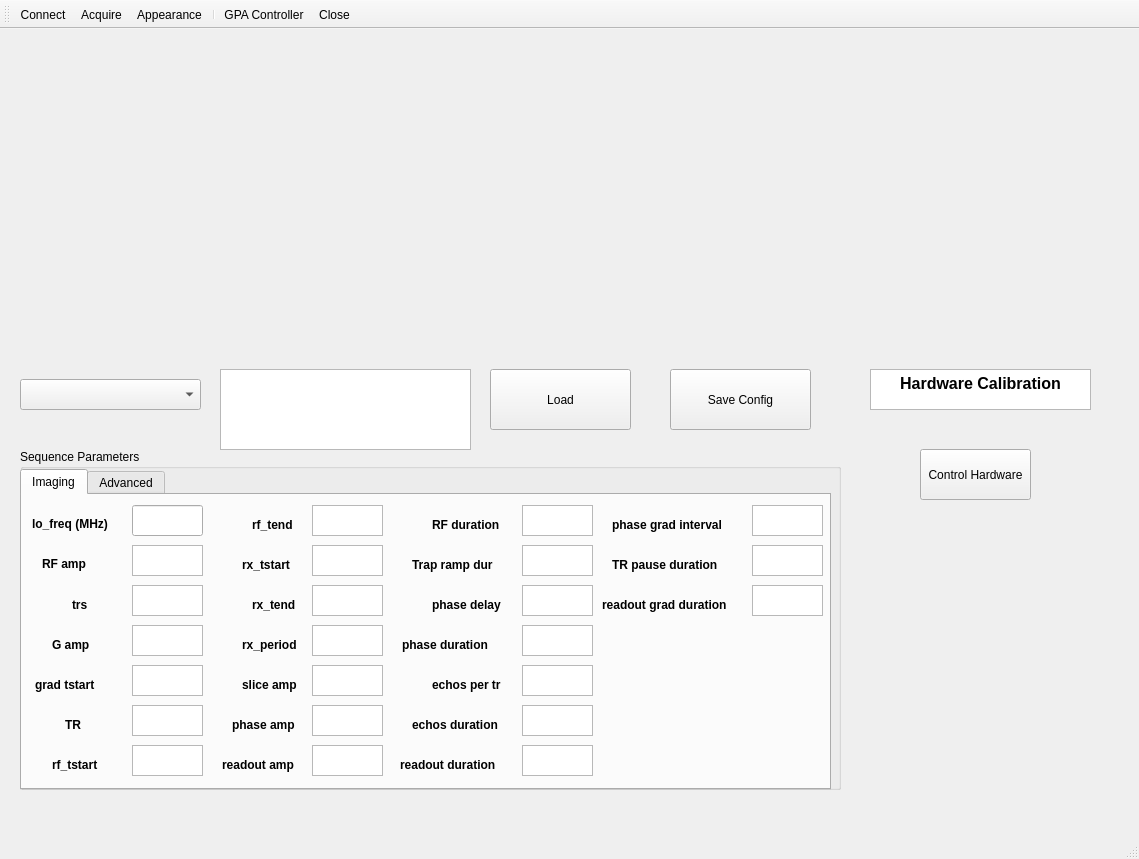
<?xml version="1.0" encoding="UTF-8"?>
<ui version="4.0">
 <class>MainWindow</class>
 <widget class="QMainWindow" name="MainWindow">
  <property name="geometry">
   <rect>
    <x>0</x>
    <y>0</y>
    <width>1139</width>
    <height>859</height>
   </rect>
  </property>
  <property name="windowTitle">
   <string>MainWindow</string>
  </property>
  <widget class="QWidget" name="centralwidget">
   <widget class="QPushButton" name="pushButton_load">
    <property name="geometry">
     <rect>
      <x>490</x>
      <y>340</y>
      <width>141</width>
      <height>61</height>
     </rect>
    </property>
    <property name="text">
     <string>Load</string>
    </property>
   </widget>
   <widget class="QPushButton" name="pushButton_save">
    <property name="geometry">
     <rect>
      <x>670</x>
      <y>340</y>
      <width>141</width>
      <height>61</height>
     </rect>
    </property>
    <property name="text">
     <string>Save Config</string>
    </property>
   </widget>
   <widget class="QComboBox" name="comboBox_seq">
    <property name="geometry">
     <rect>
      <x>20</x>
      <y>350</y>
      <width>181</width>
      <height>31</height>
     </rect>
    </property>
   </widget>
   <widget class="QTextEdit" name="textEdit">
    <property name="geometry">
     <rect>
      <x>870</x>
      <y>340</y>
      <width>221</width>
      <height>41</height>
     </rect>
    </property>
    <property name="html">
     <string>&lt;!DOCTYPE HTML PUBLIC &quot;-//W3C//DTD HTML 4.0//EN&quot; &quot;http://www.w3.org/TR/REC-html40/strict.dtd&quot;&gt;
&lt;html&gt;&lt;head&gt;&lt;meta name=&quot;qrichtext&quot; content=&quot;1&quot; /&gt;&lt;style type=&quot;text/css&quot;&gt;
p, li { white-space: pre-wrap; }
&lt;/style&gt;&lt;/head&gt;&lt;body style=&quot; font-family:'Sans Serif'; font-size:9pt; font-weight:400; font-style:normal;&quot;&gt;
&lt;p align=&quot;center&quot; style=&quot; margin-top:0px; margin-bottom:0px; margin-left:0px; margin-right:0px; -qt-block-indent:0; text-indent:0px;&quot;&gt;&lt;span style=&quot; font-family:'Noto Sans'; font-size:12pt; font-weight:600;&quot;&gt;Hardware Calibration&lt;/span&gt;&lt;/p&gt;&lt;/body&gt;&lt;/html&gt;</string>
    </property>
   </widget>
   <widget class="QPushButton" name="pushButton_ctrlHardware">
    <property name="geometry">
     <rect>
      <x>920</x>
      <y>420</y>
      <width>111</width>
      <height>51</height>
     </rect>
    </property>
    <property name="text">
     <string>Control Hardware</string>
    </property>
   </widget>
   <widget class="QGroupBox" name="groupBox_SeqParams">
    <property name="geometry">
     <rect>
      <x>20</x>
      <y>420</y>
      <width>821</width>
      <height>341</height>
     </rect>
    </property>
    <property name="title">
     <string>Sequence Parameters</string>
    </property>
    <widget class="QTabWidget" name="tabWidget_Seq">
     <property name="geometry">
      <rect>
       <x>0</x>
       <y>20</y>
       <width>811</width>
       <height>321</height>
      </rect>
     </property>
     <property name="currentIndex">
      <number>0</number>
     </property>
     <widget class="QWidget" name="tab_3">
      <attribute name="title">
       <string>Imaging</string>
      </attribute>
      <widget class="QLabel" name="label_TR">
       <property name="geometry">
        <rect>
         <x>43</x>
         <y>220</y>
         <width>31</width>
         <height>20</height>
        </rect>
       </property>
       <property name="font">
        <font>
         <weight>75</weight>
         <bold>true</bold>
        </font>
       </property>
       <property name="text">
        <string>TR</string>
       </property>
      </widget>
      <widget class="QLabel" name="label_loFreq">
       <property name="geometry">
        <rect>
         <x>10</x>
         <y>20</y>
         <width>101</width>
         <height>17</height>
        </rect>
       </property>
       <property name="font">
        <font>
         <weight>75</weight>
         <bold>true</bold>
        </font>
       </property>
       <property name="text">
        <string>lo_freq (MHz)</string>
       </property>
      </widget>
      <widget class="QTextEdit" name="textEdit_rfDur">
       <property name="geometry">
        <rect>
         <x>500</x>
         <y>10</y>
         <width>71</width>
         <height>31</height>
        </rect>
       </property>
      </widget>
      <widget class="QTextEdit" name="textEdit_phDelay">
       <property name="geometry">
        <rect>
         <x>500</x>
         <y>90</y>
         <width>71</width>
         <height>31</height>
        </rect>
       </property>
      </widget>
      <widget class="QTextEdit" name="textEdit_rxTstart">
       <property name="geometry">
        <rect>
         <x>290</x>
         <y>50</y>
         <width>71</width>
         <height>31</height>
        </rect>
       </property>
      </widget>
      <widget class="QTextEdit" name="textEdit_Gamp">
       <property name="geometry">
        <rect>
         <x>110</x>
         <y>130</y>
         <width>71</width>
         <height>31</height>
        </rect>
       </property>
      </widget>
      <widget class="QLabel" name="label_Shimx">
       <property name="geometry">
        <rect>
         <x>410</x>
         <y>20</y>
         <width>91</width>
         <height>20</height>
        </rect>
       </property>
       <property name="font">
        <font>
         <weight>75</weight>
         <bold>true</bold>
        </font>
       </property>
       <property name="text">
        <string>RF duration</string>
       </property>
      </widget>
      <widget class="QLabel" name="label_rfTstart">
       <property name="geometry">
        <rect>
         <x>30</x>
         <y>260</y>
         <width>61</width>
         <height>20</height>
        </rect>
       </property>
       <property name="font">
        <font>
         <weight>75</weight>
         <bold>true</bold>
        </font>
       </property>
       <property name="text">
        <string>rf_tstart</string>
       </property>
      </widget>
      <widget class="QLabel" name="label_phaseDur">
       <property name="geometry">
        <rect>
         <x>380</x>
         <y>140</y>
         <width>111</width>
         <height>20</height>
        </rect>
       </property>
       <property name="font">
        <font>
         <weight>75</weight>
         <bold>true</bold>
        </font>
       </property>
       <property name="text">
        <string>phase duration</string>
       </property>
      </widget>
      <widget class="QTextEdit" name="textEdit_gradTstart">
       <property name="geometry">
        <rect>
         <x>110</x>
         <y>170</y>
         <width>71</width>
         <height>31</height>
        </rect>
       </property>
      </widget>
      <widget class="QLabel" name="label_rfTend">
       <property name="geometry">
        <rect>
         <x>230</x>
         <y>20</y>
         <width>51</width>
         <height>20</height>
        </rect>
       </property>
       <property name="font">
        <font>
         <weight>75</weight>
         <bold>true</bold>
        </font>
       </property>
       <property name="text">
        <string>rf_tend</string>
       </property>
      </widget>
      <widget class="QTextEdit" name="textEdit_trapRampDur">
       <property name="geometry">
        <rect>
         <x>500</x>
         <y>50</y>
         <width>71</width>
         <height>31</height>
        </rect>
       </property>
      </widget>
      <widget class="QTextEdit" name="textEdit_phAmp">
       <property name="geometry">
        <rect>
         <x>290</x>
         <y>210</y>
         <width>71</width>
         <height>31</height>
        </rect>
       </property>
      </widget>
      <widget class="QTextEdit" name="textEdit_phDur">
       <property name="geometry">
        <rect>
         <x>500</x>
         <y>130</y>
         <width>71</width>
         <height>31</height>
        </rect>
       </property>
      </widget>
      <widget class="QTextEdit" name="textEdit_rdAmp">
       <property name="geometry">
        <rect>
         <x>290</x>
         <y>250</y>
         <width>71</width>
         <height>31</height>
        </rect>
       </property>
      </widget>
      <widget class="QLabel" name="label_phDelay">
       <property name="geometry">
        <rect>
         <x>410</x>
         <y>100</y>
         <width>81</width>
         <height>20</height>
        </rect>
       </property>
       <property name="font">
        <font>
         <weight>75</weight>
         <bold>true</bold>
        </font>
       </property>
       <property name="text">
        <string>phase delay</string>
       </property>
      </widget>
      <widget class="QLabel" name="label_rxTstart">
       <property name="geometry">
        <rect>
         <x>220</x>
         <y>60</y>
         <width>61</width>
         <height>20</height>
        </rect>
       </property>
       <property name="font">
        <font>
         <weight>75</weight>
         <bold>true</bold>
        </font>
       </property>
       <property name="layoutDirection">
        <enum>Qt::LeftToRight</enum>
       </property>
       <property name="text">
        <string>rx_tstart</string>
       </property>
      </widget>
      <widget class="QLabel" name="label_trapRampDur">
       <property name="geometry">
        <rect>
         <x>390</x>
         <y>60</y>
         <width>101</width>
         <height>20</height>
        </rect>
       </property>
       <property name="font">
        <font>
         <weight>75</weight>
         <bold>true</bold>
        </font>
       </property>
       <property name="text">
        <string>Trap ramp dur</string>
       </property>
      </widget>
      <widget class="QTextEdit" name="textEdit_rfTend">
       <property name="geometry">
        <rect>
         <x>290</x>
         <y>10</y>
         <width>71</width>
         <height>31</height>
        </rect>
       </property>
      </widget>
      <widget class="QLabel" name="label_Gamp">
       <property name="geometry">
        <rect>
         <x>30</x>
         <y>140</y>
         <width>51</width>
         <height>20</height>
        </rect>
       </property>
       <property name="font">
        <font>
         <weight>75</weight>
         <bold>true</bold>
        </font>
       </property>
       <property name="text">
        <string>G amp</string>
       </property>
      </widget>
      <widget class="QTextEdit" name="textEdit_rfTstart">
       <property name="geometry">
        <rect>
         <x>110</x>
         <y>250</y>
         <width>71</width>
         <height>31</height>
        </rect>
       </property>
      </widget>
      <widget class="QLabel" name="label_rxPeriod">
       <property name="geometry">
        <rect>
         <x>220</x>
         <y>140</y>
         <width>71</width>
         <height>20</height>
        </rect>
       </property>
       <property name="font">
        <font>
         <weight>75</weight>
         <bold>true</bold>
        </font>
       </property>
       <property name="text">
        <string>rx_period</string>
       </property>
      </widget>
      <widget class="QLabel" name="label_trs">
       <property name="geometry">
        <rect>
         <x>50</x>
         <y>100</y>
         <width>31</width>
         <height>20</height>
        </rect>
       </property>
       <property name="font">
        <font>
         <weight>75</weight>
         <bold>true</bold>
        </font>
       </property>
       <property name="text">
        <string>trs</string>
       </property>
      </widget>
      <widget class="QLineEdit" name="lineEdit_loFreq">
       <property name="geometry">
        <rect>
         <x>110</x>
         <y>10</y>
         <width>71</width>
         <height>31</height>
        </rect>
       </property>
      </widget>
      <widget class="QTextEdit" name="textEdit_rfAmp">
       <property name="geometry">
        <rect>
         <x>110</x>
         <y>50</y>
         <width>71</width>
         <height>31</height>
        </rect>
       </property>
      </widget>
      <widget class="QLabel" name="label_sliceAmp">
       <property name="geometry">
        <rect>
         <x>220</x>
         <y>180</y>
         <width>71</width>
         <height>20</height>
        </rect>
       </property>
       <property name="font">
        <font>
         <weight>75</weight>
         <bold>true</bold>
        </font>
       </property>
       <property name="text">
        <string>slice amp</string>
       </property>
      </widget>
      <widget class="QLabel" name="label_Gtstat">
       <property name="geometry">
        <rect>
         <x>13</x>
         <y>180</y>
         <width>81</width>
         <height>20</height>
        </rect>
       </property>
       <property name="font">
        <font>
         <weight>75</weight>
         <bold>true</bold>
        </font>
       </property>
       <property name="text">
        <string>grad tstart</string>
       </property>
      </widget>
      <widget class="QTextEdit" name="textEdit_trs">
       <property name="geometry">
        <rect>
         <x>110</x>
         <y>90</y>
         <width>71</width>
         <height>31</height>
        </rect>
       </property>
      </widget>
      <widget class="QLabel" name="label_NPointsy">
       <property name="geometry">
        <rect>
         <x>210</x>
         <y>220</y>
         <width>81</width>
         <height>20</height>
        </rect>
       </property>
       <property name="font">
        <font>
         <weight>75</weight>
         <bold>true</bold>
        </font>
       </property>
       <property name="text">
        <string>phase amp</string>
       </property>
      </widget>
      <widget class="QTextEdit" name="textEdit_TR">
       <property name="geometry">
        <rect>
         <x>110</x>
         <y>210</y>
         <width>71</width>
         <height>31</height>
        </rect>
       </property>
      </widget>
      <widget class="QTextEdit" name="textEdit_rxPeriod">
       <property name="geometry">
        <rect>
         <x>290</x>
         <y>130</y>
         <width>71</width>
         <height>31</height>
        </rect>
       </property>
      </widget>
      <widget class="QLabel" name="label_NPointsz">
       <property name="geometry">
        <rect>
         <x>200</x>
         <y>260</y>
         <width>91</width>
         <height>20</height>
        </rect>
       </property>
       <property name="font">
        <font>
         <weight>75</weight>
         <bold>true</bold>
        </font>
       </property>
       <property name="text">
        <string>readout amp</string>
       </property>
      </widget>
      <widget class="QTextEdit" name="textEdit_sliceAmp">
       <property name="geometry">
        <rect>
         <x>290</x>
         <y>170</y>
         <width>71</width>
         <height>31</height>
        </rect>
       </property>
      </widget>
      <widget class="QTextEdit" name="textEdit_rxTend">
       <property name="geometry">
        <rect>
         <x>290</x>
         <y>90</y>
         <width>71</width>
         <height>31</height>
        </rect>
       </property>
      </widget>
      <widget class="QLabel" name="label_rfAmp">
       <property name="geometry">
        <rect>
         <x>20</x>
         <y>60</y>
         <width>54</width>
         <height>17</height>
        </rect>
       </property>
       <property name="font">
        <font>
         <weight>75</weight>
         <bold>true</bold>
        </font>
       </property>
       <property name="text">
        <string>RF amp</string>
       </property>
      </widget>
      <widget class="QLabel" name="label_rxTend">
       <property name="geometry">
        <rect>
         <x>230</x>
         <y>100</y>
         <width>51</width>
         <height>20</height>
        </rect>
       </property>
       <property name="font">
        <font>
         <weight>75</weight>
         <bold>true</bold>
        </font>
       </property>
       <property name="text">
        <string>rx_tend</string>
       </property>
      </widget>
      <widget class="QTextEdit" name="textEdit_echosTR">
       <property name="geometry">
        <rect>
         <x>500</x>
         <y>170</y>
         <width>71</width>
         <height>31</height>
        </rect>
       </property>
      </widget>
      <widget class="QLabel" name="label_echos_tr">
       <property name="geometry">
        <rect>
         <x>410</x>
         <y>180</y>
         <width>91</width>
         <height>20</height>
        </rect>
       </property>
       <property name="font">
        <font>
         <weight>75</weight>
         <bold>true</bold>
        </font>
       </property>
       <property name="text">
        <string>echos per tr</string>
       </property>
      </widget>
      <widget class="QTextEdit" name="textEdit_echosDur">
       <property name="geometry">
        <rect>
         <x>500</x>
         <y>210</y>
         <width>71</width>
         <height>31</height>
        </rect>
       </property>
      </widget>
      <widget class="QLabel" name="label_echosDur">
       <property name="geometry">
        <rect>
         <x>390</x>
         <y>220</y>
         <width>101</width>
         <height>20</height>
        </rect>
       </property>
       <property name="font">
        <font>
         <weight>75</weight>
         <bold>true</bold>
        </font>
       </property>
       <property name="text">
        <string>echos duration</string>
       </property>
      </widget>
      <widget class="QTextEdit" name="textEdit_readOutDur">
       <property name="geometry">
        <rect>
         <x>500</x>
         <y>250</y>
         <width>71</width>
         <height>31</height>
        </rect>
       </property>
      </widget>
      <widget class="QLabel" name="label_readoutDur">
       <property name="geometry">
        <rect>
         <x>378</x>
         <y>260</y>
         <width>121</width>
         <height>20</height>
        </rect>
       </property>
       <property name="font">
        <font>
         <weight>75</weight>
         <bold>true</bold>
        </font>
       </property>
       <property name="text">
        <string>readout duration</string>
       </property>
      </widget>
      <widget class="QTextEdit" name="textEdit_phGint">
       <property name="geometry">
        <rect>
         <x>730</x>
         <y>10</y>
         <width>71</width>
         <height>31</height>
        </rect>
       </property>
      </widget>
      <widget class="QLabel" name="label_phaseInter">
       <property name="geometry">
        <rect>
         <x>590</x>
         <y>20</y>
         <width>141</width>
         <height>20</height>
        </rect>
       </property>
       <property name="font">
        <font>
         <weight>75</weight>
         <bold>true</bold>
        </font>
       </property>
       <property name="text">
        <string>phase grad interval</string>
       </property>
      </widget>
      <widget class="QTextEdit" name="textEdit_TrPauseDur">
       <property name="geometry">
        <rect>
         <x>730</x>
         <y>50</y>
         <width>71</width>
         <height>31</height>
        </rect>
       </property>
       <property name="font">
        <font>
         <weight>50</weight>
         <bold>false</bold>
        </font>
       </property>
      </widget>
      <widget class="QLabel" name="label_TRpauseDur">
       <property name="geometry">
        <rect>
         <x>590</x>
         <y>60</y>
         <width>131</width>
         <height>20</height>
        </rect>
       </property>
       <property name="font">
        <font>
         <weight>75</weight>
         <bold>true</bold>
        </font>
       </property>
       <property name="text">
        <string>TR pause duration</string>
       </property>
      </widget>
      <widget class="QTextEdit" name="textEdit_readoutGradDur">
       <property name="geometry">
        <rect>
         <x>730</x>
         <y>90</y>
         <width>71</width>
         <height>31</height>
        </rect>
       </property>
      </widget>
      <widget class="QLabel" name="label_readoutGradDur">
       <property name="geometry">
        <rect>
         <x>580</x>
         <y>100</y>
         <width>151</width>
         <height>20</height>
        </rect>
       </property>
       <property name="font">
        <font>
         <weight>75</weight>
         <bold>true</bold>
        </font>
       </property>
       <property name="text">
        <string>readout grad duration</string>
       </property>
      </widget>
     </widget>
     <widget class="QWidget" name="tab_4">
      <attribute name="title">
       <string>Advanced</string>
      </attribute>
     </widget>
    </widget>
   </widget>
   <widget class="QListWidget" name="listWidget_seq">
    <property name="geometry">
     <rect>
      <x>220</x>
      <y>340</y>
      <width>251</width>
      <height>81</height>
     </rect>
    </property>
   </widget>
   <widget class="QWidget" name="widget_mplwindow1" native="true">
    <property name="geometry">
     <rect>
      <x>10</x>
      <y>10</y>
      <width>381</width>
      <height>311</height>
     </rect>
    </property>
    <property name="sizePolicy">
     <sizepolicy hsizetype="Expanding" vsizetype="Preferred">
      <horstretch>0</horstretch>
      <verstretch>0</verstretch>
     </sizepolicy>
    </property>
    <layout class="QVBoxLayout" name="verticalLayout1"/>
   </widget>
   <widget class="QWidget" name="widget_mplwindow2" native="true">
    <property name="geometry">
     <rect>
      <x>420</x>
      <y>10</y>
      <width>391</width>
      <height>311</height>
     </rect>
    </property>
    <property name="sizePolicy">
     <sizepolicy hsizetype="Expanding" vsizetype="Preferred">
      <horstretch>0</horstretch>
      <verstretch>0</verstretch>
     </sizepolicy>
    </property>
    <layout class="QVBoxLayout" name="verticalLayout2"/>
   </widget>
  </widget>
  <widget class="QMenuBar" name="menubar">
   <property name="geometry">
    <rect>
     <x>0</x>
     <y>0</y>
     <width>1139</width>
     <height>20</height>
    </rect>
   </property>
  </widget>
  <widget class="QStatusBar" name="statusbar"/>
  <widget class="QToolBar" name="toolBar_AcquisitionCtrl">
   <property name="windowTitle">
    <string>toolBar</string>
   </property>
   <attribute name="toolBarArea">
    <enum>TopToolBarArea</enum>
   </attribute>
   <attribute name="toolBarBreak">
    <bool>false</bool>
   </attribute>
   <addaction name="action_connect"/>
   <addaction name="action_acquire"/>
   <addaction name="action_changeappearance"/>
   <addaction name="separator"/>
   <addaction name="action_gpacontroller"/>
   <addaction name="action_close"/>
  </widget>
  <action name="action_gpacontroller">
   <property name="icon">
    <iconset>
     <normaloff>../resources/icons/waves.svg</normaloff>../resources/icons/waves.svg</iconset>
   </property>
   <property name="text">
    <string>GPA Controller</string>
   </property>
   <property name="toolTip">
    <string>Open GPA Waveform observer</string>
   </property>
  </action>
  <action name="action_savedata">
   <property name="icon">
    <iconset>
     <normaloff>../resources/icons/clipboard.svg</normaloff>../resources/icons/clipboard.svg</iconset>
   </property>
   <property name="text">
    <string>Save Data</string>
   </property>
   <property name="toolTip">
    <string>Save Acquired Data</string>
   </property>
  </action>
  <action name="action_exportfigure">
   <property name="icon">
    <iconset>
     <normaloff>../resources/icons/chart-line.svg</normaloff>../resources/icons/chart-line.svg</iconset>
   </property>
   <property name="text">
    <string>Export Figure</string>
   </property>
   <property name="toolTip">
    <string>Export the Figure of the Acquired Signal</string>
   </property>
  </action>
  <action name="action_focusfrequency">
   <property name="icon">
    <iconset>
     <normaloff>../resources/icons/arrow-minimise.svg</normaloff>../resources/icons/arrow-minimise.svg</iconset>
   </property>
   <property name="text">
    <string>Focus Frequency</string>
   </property>
   <property name="toolTip">
    <string>Focus Actual Larmor Frequency</string>
   </property>
  </action>
  <action name="action_changeappearance">
   <property name="icon">
    <iconset>
     <normaloff>../resources/icons/brush.svg</normaloff>../resources/icons/brush.svg</iconset>
   </property>
   <property name="text">
    <string>Appearance</string>
   </property>
   <property name="toolTip">
    <string>Change Window Appearance</string>
   </property>
  </action>
  <action name="action_connect">
   <property name="checkable">
    <bool>false</bool>
   </property>
   <property name="icon">
    <iconset>
     <normaloff>../resources/icons/power-outline.svg</normaloff>../resources/icons/power-outline.svg</iconset>
   </property>
   <property name="text">
    <string>Connect</string>
   </property>
   <property name="toolTip">
    <string>Connect to marcos server</string>
   </property>
   <property name="font">
    <font/>
   </property>
  </action>
  <action name="action_acquire">
   <property name="icon">
    <iconset>
     <normaloff>../resources/icons/social-youtube.svg</normaloff>../resources/icons/social-youtube.svg</iconset>
   </property>
   <property name="text">
    <string>Acquire</string>
   </property>
   <property name="toolTip">
    <string>Start Acquisition</string>
   </property>
  </action>
  <action name="action_close">
   <property name="checkable">
    <bool>false</bool>
   </property>
   <property name="icon">
    <iconset>
     <normaloff>../resources/icons/delete-outline.svg</normaloff>../resources/icons/delete-outline.svg</iconset>
   </property>
   <property name="text">
    <string>Close</string>
   </property>
   <property name="toolTip">
    <string>Close PhisioMRI_GUI</string>
   </property>
   <property name="font">
    <font/>
   </property>
  </action>
 </widget>
 <resources/>
 <connections/>
</ui>
